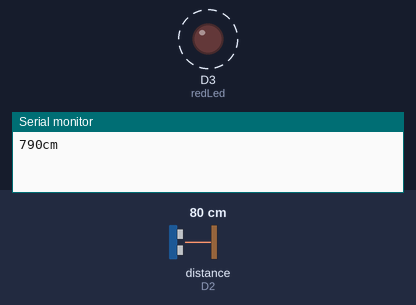
Recording of a sketch running on a simulated ESP8266 (NodeMCU). Shown: output pins drawn as LEDs (lit = HIGH), the last lines printed to the serial monitor. Wiring (inferred from the names in the program): ultrasonic range finder: trigger D1; echo D2. Dashed ring = blinking. The inputs (shaded band) are chosen by the test bench; at power-on: distance to the obstacle (sensor on D2) 80 cm. The echo pulse lasts 58.3 µs per cm; pins used as bus, display or sensor lines are not drawn.

Above: at 0.8 s.
2.4 s: distance to the obstacle (sensor on D2) set to 2 cm
At 2.4 s:
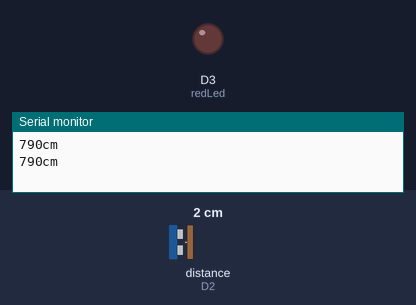
4.6 s: distance to the obstacle (sensor on D2) set to 4 cm
At 4.82 s:
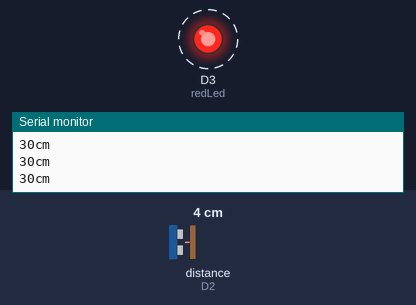
Timing chart, 0 to 14.1 s (numbered marks = the images above; inputs shaded):
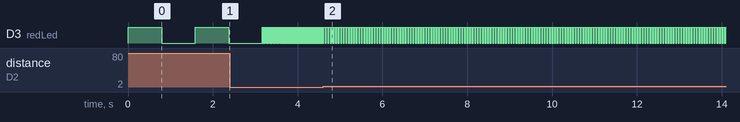

Measured:
- after the input at 4.6 s, D3 (redLed): alternates HIGH for 0.03 s and LOW for 0.03 s, starting after 0.08 s
- by itself, D3 (redLed): alternates HIGH for 0.79 s and LOW for 0.80 s

The sketch:

rear_detection_senser_example.ino
```cpp
int trig = D1;//Triiger Pin
int echo = D2;//Echo Pin
int redLed = D3;//LED

void setup() {
  // put your setup code here, to run once:
  Serial.begin(9600);//Serial Init
  pinMode(trig, OUTPUT);
  pinMode(echo, INPUT);
  pinMode(redLed, OUTPUT);
}

void loop() {
  // put your main code here, to run repeatedly:
  digitalWrite(trig, HIGH);
  delayMicroseconds(10);
  digitalWrite(trig, LOW);

  int distance = pulseIn(echo, HIGH) * 17 / 1000;
  Serial.print(distance * 10);
  Serial.println("cm");
  int Time = map(distance, 0, 400, 0, 4000);//0 ~ 400 -> 0 ~ 4000

  digitalWrite(redLed, HIGH);
  delay(Time);
  digitalWrite(redLed, LOW);
  delay(Time);
}
```
